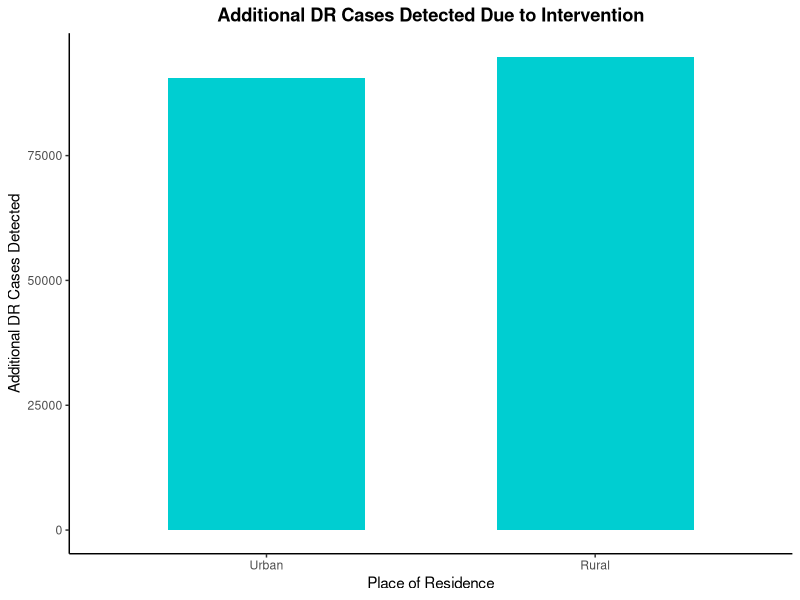
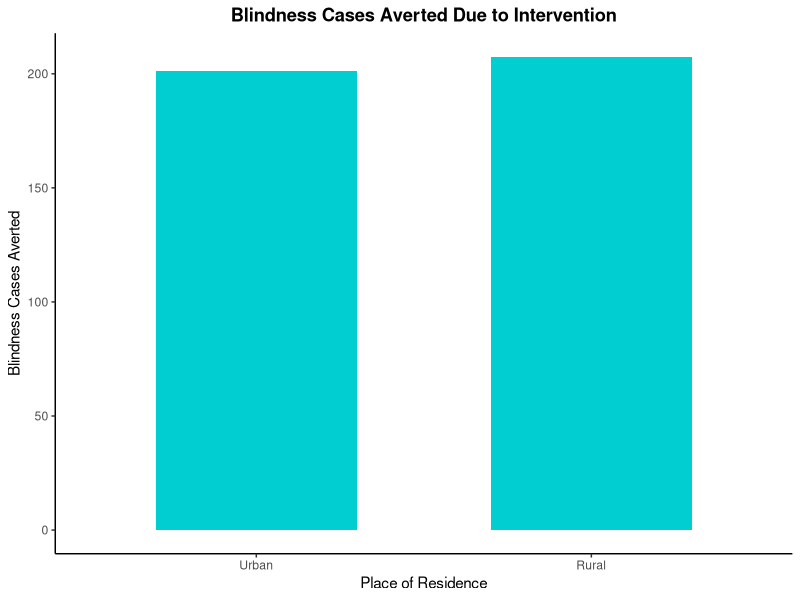

These figures' R source, in order:
#health benefit calculation and disaggregation by urban/rural sector 
#cases of DR detected and cases of blindness averted due to intervention

input <- read.csv("input table new.csv")
input$Value <- as.numeric(gsub(",", "", input$Value)) 
get_val <- function(name) input$Value[input$Parameters == name]

sectors <- c("u", "r")   # u = urban, r = rural
sector_labels <- c("Urban", "Rural")

#section 1: Additional DR cases detected due to intervention  

# 1.1 DR cases detected before intervention by sector
dr_baseline_ur <- sapply(sectors, function(s) {
  get_val(paste0("pop_", s)) *
    get_val(paste0("dr_", s)) *
    get_val(paste0("pcu_", s)) *
    get_val("cov_b") *
    get_val("sens_b")
})

# 1.2 DR cases detected after intervention by sector
dr_inv_ur <- sapply(sectors, function(s) {
  get_val(paste0("pop_", s)) *
    get_val(paste0("dr_", s)) *
    get_val(paste0("pcu_", s)) *
    get_val("cov_inv") *
    get_val("sens_inv")
})

# 1.3 Additional DR cases detected
dr_detected_ur <- dr_inv_ur - dr_baseline_ur

library(ggplot2)
plot_dr_ur <- data.frame(
  sector = factor(sector_labels, levels = sector_labels),
  dr_detected = dr_detected_ur
)

ggplot(plot_dr_ur, aes(x = sector, y = dr_detected)) +
  geom_col(fill = "darkturquoise", width = 0.6) +
  labs(title = "Additional DR Cases Detected Due to Intervention",
       x = "Place of Residence",
       y = "Additional DR Cases Detected") +
  theme_classic() +
  theme(plot.title = element_text(hjust = 0.5, face = "bold"))


# ─── Section 2: Blindness cases averted due to intervention ────────────────────

# 2.1 Blindness cases due to DR before intervention by sector
blind_baseline_ur <- sapply(sectors, function(s) {
  get_val(paste0("pop_", s)) *
    get_val(paste0("dr_", s)) *
    get_val(paste0("pcu_", s)) *
    get_val("cov_b") *
    get_val("sens_b") *
    (1 - get_val("lfu_referral")) *
    (1 - get_val("lfu_treat")) *
    get_val(paste0("vtdr_dr_", s)) *
    get_val("eff_blind")
})

# 2.2 Blindness cases due to DR after intervention by sector (with VTDR reduction)
blind_inv_ur <- sapply(sectors, function(s) {
  get_val(paste0("pop_", s)) *
    get_val(paste0("dr_", s)) *
    get_val(paste0("pcu_", s)) *
    get_val("cov_inv") *
    get_val("sens_inv") *
    (1 - get_val("lfu_referral")) *
    (1 - get_val("lfu_treat")) *
    get_val(paste0("vtdr_dr_", s)) *
    (1 - get_val("vtdr_reduction")) *
    get_val("eff_blind")
})

# 2.3 Blindness cases averted
blind_averted_ur <- blind_inv_ur - blind_baseline_ur

plot_blind_ur <- data.frame(
  sector = factor(sector_labels, levels = sector_labels),
  blind_averted = blind_averted_ur
)

ggplot(plot_blind_ur, aes(x = sector, y = blind_averted)) +
  geom_col(fill = "darkturquoise", width = 0.6) +
  labs(title = "Blindness Cases Averted Due to Intervention",
       x = "Place of Residence",
       y = "Blindness Cases Averted") +
  theme_classic() +
  theme(plot.title = element_text(hjust = 0.5, face = "bold"))

#dashboard

health_benefit_dash_ur <- as.data.frame(rbind(
  round(dr_detected_ur, 1),
  round(blind_averted_ur, 3)))
  colnames(health_benefit_dash_ur) <- c("Urban", "Rural")
  rownames(health_benefit_dash_ur) <- c(
    "Additional DR Cases Detected",
    "Blindness Cases Averted")

print(health_benefit_dash_ur)
